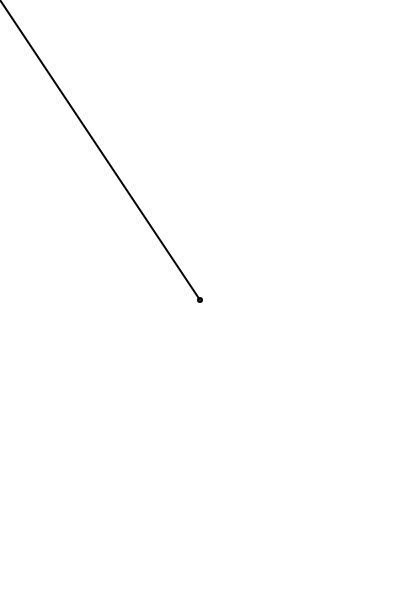
Frame 1 (no input)
Frame 60 (no input): identical to frame 1, image omitted
Frame 120 (the mouse pressed at the canvas centre since frame 60): blank canvas, image omitted

The p5.js sketch that drew this single still picture (run headless with seeded random() and noise() and a simulated clock; from frame 60 on, the mouse is pressed at the canvas centre):

// p5.js sketch
// ── sketch.js
function setup(){
  createCanvas(400,600)
}

function draw(){

  background(255)

  strokeWeight(2)
  stroke(0)
  noFill()

  translate(width/2,height/2)
  ellipse(0,0,4,4)

  var mouse = createVector(mouseX,mouseY)
  var center = createVector(width/2,height/2)

  mouse.sub(center)

  line(0,0,mouse.x,mouse.y)


}
